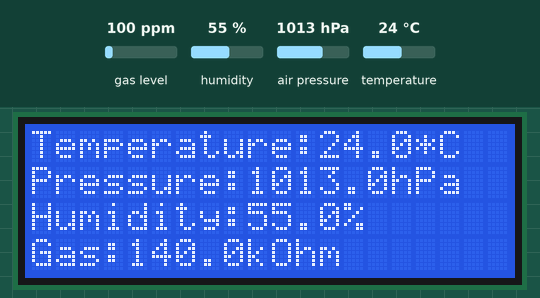
Simulated run of this sketch. Board: Arduino Uno, built with avr-gcc and run on an emulated ATmega328P. On the bench: 20×4 character LCD. The inputs (shaded band) are chosen by the test bench; at power-on: gas level 100 ppm, air pressure 1013 hPa, humidity 55 %, temperature 24 °C. What the sketch prints to the serial monitor is not drawn.

Above: at 1.3 s.
1.4 s: gas level set to 750 ppm
At 2.9 s:
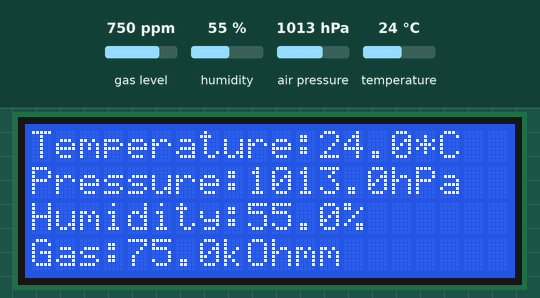
4.4 s: air pressure set to 952 hPa
At 5.0 s:
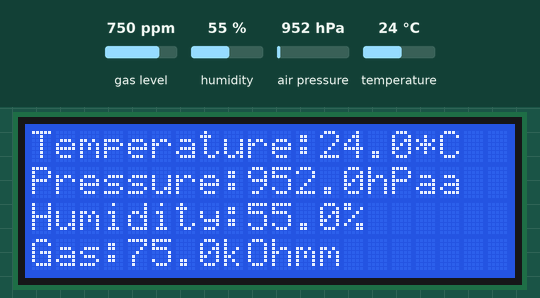
7.4 s: gas level set to 20 ppm
At 10.3 s:
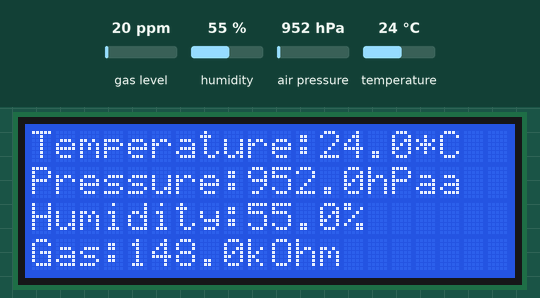
10.6 s: humidity set to 22 %
At 12.7 s:
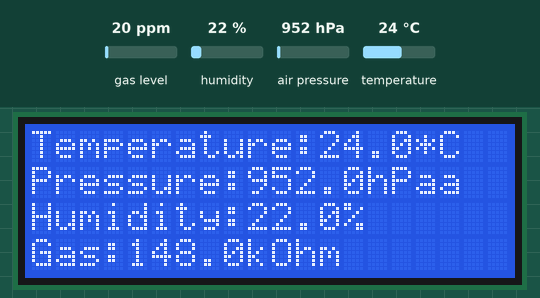
13.6 s: temperature set to 12 °C
At 17.0 s:
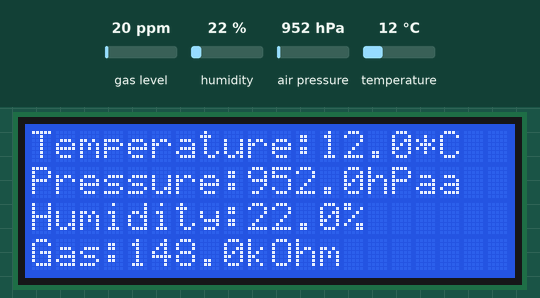
Timing chart, 0 to 18.3 s (numbered marks = the images above; inputs shaded):
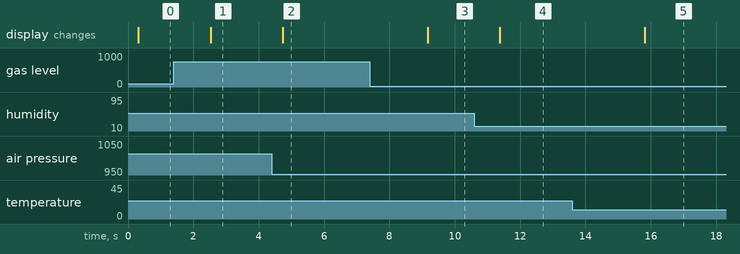

The sketch:

bme680_lcd_display.ino
```cpp
#include <Wire.h>
#include <SPI.h>
#include <Adafruit_Sensor.h>
#include "Adafruit_BME680.h"
#include <LiquidCrystal_I2C.h>

// Define BME680 pins for SPI communication (if used, but not required for I2C)
#define BME_SCK 13
#define BME_MISO 12
#define BME_MOSI 11
#define BME_CS 10

// Define the standard sea-level pressure in hPa
#define SEALEVELPRESSURE_HPA (1013.25)

// Create an instance of the BME680 sensor (using I2C communication)
Adafruit_BME680 bme;

// Create an instance of the LCD with I2C address 0x27, 20 columns, and 4 rows
LiquidCrystal_I2C lcd(0x27, 20, 4);

void setup() {
  // Initialize serial communication for debugging
  Serial.begin(9600);
  Serial.println(F("BME680 test"));

  // Initialize the BME680 sensor
  if (!bme.begin()) {
    Serial.println("Could not find a valid BME680 sensor, check wiring!");
    lcd.print("Sensor Error!"); // Display error message on the LCD
    while (1); // Halt execution if sensor initialization fails
  }

  // Configure BME680 settings for temperature, humidity, pressure, and gas measurements
  bme.setTemperatureOversampling(BME680_OS_8X);
  bme.setHumidityOversampling(BME680_OS_2X);
  bme.setPressureOversampling(BME680_OS_4X);
  bme.setIIRFilterSize(BME680_FILTER_SIZE_3);
  bme.setGasHeater(320, 150); // Set gas sensor heater to 320°C for 150 ms

  // Initialize the LCD
  lcd.init();
  lcd.backlight(); // Turn on the LCD backlight

  // Print static labels on the LCD for sensor data
  lcd.setCursor(0, 0); // Line 1: Temperature
  lcd.print("Temperature: ");
  lcd.setCursor(0, 1); // Line 2: Pressure
  lcd.print("Pressure: ");
  lcd.setCursor(0, 2); // Line 3: Humidity
  lcd.print("Humidity: ");
  lcd.setCursor(0, 3); // Line 4: Gas resistance
  lcd.print("Gas:  ");
}

void loop() {
  // Perform a sensor reading and check for success
  if (!bme.performReading()) {
    Serial.println("Failed to perform reading :(");
    return; // Skip this iteration if the reading fails
  }

  // Update the LCD with the latest sensor values
  lcd.setCursor(12, 0); // Position for temperature value
  lcd.print("       "); // Clear previous value
  lcd.setCursor(12, 0);
  lcd.print(bme.temperature, 1); // Display temperature with one decimal place
  lcd.print("*C");

  lcd.setCursor(9, 1); // Position for pressure value
  lcd.print("       "); // Clear previous value
  lcd.setCursor(9, 1);
  lcd.print(bme.pressure / 100.0, 1); // Convert pressure from Pa to hPa
  lcd.print("hPa");

  lcd.setCursor(9, 2); // Position for humidity value
  lcd.print("       "); // Clear previous value
  lcd.setCursor(9, 2);
  lcd.print(bme.humidity, 1); // Display humidity with one decimal place
  lcd.print("%");

  lcd.setCursor(4, 3); // Position for gas resistance value
  lcd.print("       "); // Clear previous value
  lcd.setCursor(4, 3);
  lcd.print(bme.gas_resistance / 1000.0, 1); // Convert gas resistance from Ohms to kOhms
  lcd.print("kOhm");

  delay(2000); // Wait 2 seconds before the next update
}
```

Measured:
- after the input at 1.4 s, the display: changes after 1.1 s (image 1)
- after the input at 4.4 s, the display: changes after 0.34 s (image 2)
- after the input at 7.4 s, the display: changes after 1.8 s (image 3)
- after the input at 10.6 s, the display: changes after 0.78 s (image 4)
- after the input at 13.6 s, the display: changes after 2.2 s (image 5)
